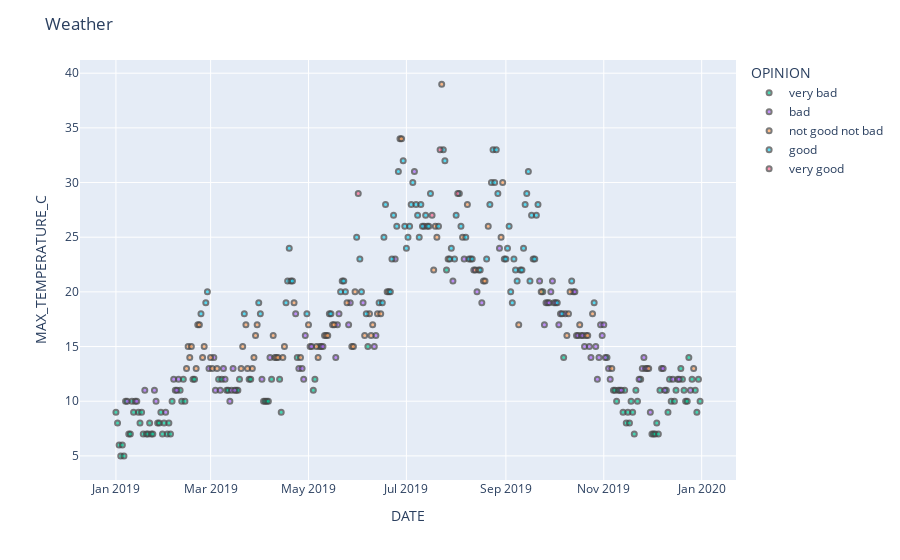

The notebook cell this image was saved under:
### Markdown cell above
## Scatterplot - Add color, title and legend
Need some help ? Go [there for colors](https://plotly.com/python/discrete-color/#directly-mapping-colors-to-data-values) or[ there for labels](https://plotly.com/python/text-and-annotations/)

Maybe [this example](https://plotly.com/python/line-and-scatter/#set-size-and-color-with-column-names) is a good one.

### Code cell
# Let's draw a simple scatterplot. You know scatterplot, you did a lot with Matplotlib and Seaborn.
# Yes, but here, it's interactive scatterplot.
# Try to draw a rectangle to zoom on the chart, move your mouse over the chart to display values, it's pretty impressive !

fig = px.scatter(data_frame=df_weather, x="DATE", y="MAX_TEMPERATURE_C", color="OPINION",
                 color_discrete_map={"pretty good": "green", "otherwise": "red"})

fig.update_traces(marker=dict(size=5, opacity=0.7, line=dict(width=2)))

fig.update_layout(title="Weather")

fig.show()

# This time, it's no more plt.show(), we're well on Plotly

# Now, you have to add different colors by Opinion, add a main center title, axis title,
# and change the color with readable values (green when the opinions are pretty good, et red otherwise)

### Figure 1 — Plotly figure (JSON) as saved in the notebook; plotly's stock layout.template omitted (floating-point values rounded to 4 significant figures)
{"data": [{"hovertemplate": "OPINION=very bad<br>DATE=%{x}<br>MAX_TEMPERATURE_C=%{y}<extra></extra>", "legendgroup": "very bad", "marker": {"color": "#00cc96", "line": {"width": 2}, "opacity": 0.7, "size": 5, "symbol": "circle"}, "mode": "markers", "name": "very bad", "orientation": "v", "showlegend": true, "type": "scatter", "x": ["2019-01-01", "2019-01-02", "2019-01-03", "2019-01-04", "2019-01-05", "2019-01-06", "2019-01-07", "2019-01-09", "2019-01-10", "2019-01-11", "2019-01-12", "2019-01-15", "2019-01-16", "2019-01-17", "2019-01-18", "2019-01-20", "2019-01-21", "2019-01-22", "2019-01-23", "2019-01-24", "2019-01-27", "2019-01-28", "2019-01-29", "2019-01-30", "2019-01-31", "2019-02-02", "2019-02-03", "2019-02-04", "2019-02-05", "2019-02-10", "2019-02-11", "2019-02-12", "2019-02-13", "2019-02-18", "2019-02-19", "2019-03-06", "2019-03-08", "2019-03-11", "2019-03-12", "2019-03-17", "2019-03-18", "2019-03-19", "2019-03-25", "2019-03-26", "2019-04-03", "2019-04-04", "2019-04-05", "2019-04-06", "2019-04-08", "2019-04-13", "2019-04-14", "2019-04-24", "2019-05-04", "2019-05-05", "2019-05-08", "2019-06-07", "2019-07-26", "2019-09-24", "2019-10-07", "2019-11-03", "2019-11-07", "2019-11-08", "2019-11-09", "2019-11-10", "2019-11-13", "2019-11-14", "2019-11-15", "2019-11-16", "2019-11-17", "2019-11-18", "2019-11-19", "2019-11-20", "2019-11-21", "2019-11-22", "2019-11-24", "2019-12-01", "2019-12-02", "2019-12-03", "2019-12-04", "2019-12-05", "2019-12-06", "2019-12-10", "2019-12-11", "2019-12-12", "2019-12-13", "2019-12-15", "2019-12-16", "2019-12-19", "2019-12-20", "2019-12-21", "2019-12-22", "2019-12-23", "2019-12-24", "2019-12-26", "2019-12-28", "2019-12-29", "2019-12-30", "2019-12-31"], "xaxis": "x", "y": [9, 8, 6, 5, 6, 5, 10, 7, 7, 10, 9, 9, 8, 9, 7, 7, 7, 8, 7, 7, 8, 8, 9, 7, 8, 7, 8, 7, 10, 11, 10, 12, 10, 12, 12, 12, 12, 11, 11, 11, 11, 12, 12, 12, 10, 10, 10, 10, 12, 12, 9, 14, 11, 12, 15, 15, 22, 20, 14, 14, 11, 11, 10, 11, 9, 11, 8, 9, 8, 10, 9, 7, 11, 10, 12, 7, 7, 7, 8, 7, 11, 11, 9, 12, 10, 10, 11, 13, 12, 11, 10, 10, 14, 12, 11, 9, 12, 10], "yaxis": "y"}, {"hovertemplate": "OPINION=bad<br>DATE=%{x}<br>MAX_TEMPERATURE_C=%{y}<extra></extra>", "legendgroup": "bad", "marker": {"color": "#ab63fa", "line": {"width": 2}, "opacity": 0.7, "size": 5, "symbol": "circle"}, "mode": "markers", "name": "bad", "orientation": "v", "showlegend": true, "type": "scatter", "x": ["2019-01-08", "2019-01-13", "2019-01-14", "2019-01-19", "2019-01-25", "2019-01-26", "2019-02-01", "2019-02-06", "2019-02-07", "2019-02-08", "2019-02-09", "2019-02-28", "2019-03-03", "2019-03-04", "2019-03-07", "2019-03-09", "2019-03-10", "2019-03-13", "2019-03-14", "2019-03-15", "2019-03-16", "2019-04-02", "2019-04-07", "2019-04-23", "2019-04-25", "2019-04-27", "2019-04-28", "2019-04-29", "2019-05-02", "2019-05-03", "2019-05-09", "2019-05-10", "2019-05-18", "2019-05-19", "2019-05-20", "2019-05-26", "2019-05-27", "2019-06-04", "2019-06-11", "2019-06-12", "2019-06-24", "2019-07-06", "2019-07-12", "2019-07-30", "2019-08-06", "2019-08-12", "2019-08-14", "2019-08-17", "2019-08-28", "2019-09-22", "2019-09-25", "2019-09-26", "2019-09-27", "2019-09-28", "2019-09-29", "2019-09-30", "2019-10-01", "2019-10-02", "2019-10-04", "2019-10-05", "2019-10-08", "2019-10-13", "2019-10-14", "2019-10-15", "2019-10-16", "2019-10-18", "2019-10-19", "2019-10-20", "2019-10-23", "2019-10-24", "2019-10-27", "2019-10-28", "2019-10-29", "2019-10-30", "2019-10-31", "2019-11-01", "2019-11-02", "2019-11-04", "2019-11-05", "2019-11-11", "2019-11-12", "2019-11-23", "2019-11-25", "2019-11-26", "2019-11-27", "2019-11-28", "2019-11-30", "2019-12-07", "2019-12-08", "2019-12-09", "2019-12-14", "2019-12-17", "2019-12-18", "2019-12-25"], "xaxis": "x", "y": [10, 10, 10, 11, 11, 10, 9, 12, 11, 11, 12, 13, 14, 11, 11, 13, 12, 10, 11, 13, 11, 12, 14, 18, 13, 13, 12, 16, 15, 15, 15, 15, 14, 17, 18, 17, 19, 19, 15, 16, 23, 31, 26, 21, 23, 22, 20, 19, 24, 21, 17, 19, 19, 19, 20, 21, 19, 19, 17, 18, 18, 20, 20, 16, 16, 16, 16, 15, 15, 14, 15, 12, 14, 17, 16, 17, 14, 13, 12, 11, 11, 12, 13, 14, 13, 13, 9, 13, 13, 11, 12, 12, 12, 11], "yaxis": "y"}, {"hovertemplate": "OPINION=not good not bad<br>DATE=%{x}<br>MAX_TEMPERATURE_C=%{y}<extra></extra>", "legendgroup": "not good not bad", "marker": {"color": "#FFA15A", "line": {"width": 2}, "opacity": 0.7, "size": 5, "symbol": "circle"}, "mode": "markers", "name": "not good not bad", "orientation": "v", "showlegend": true, "type": "scatter", "x": ["2019-02-14", "2019-02-15", "2019-02-16", "2019-02-17", "2019-02-20", "2019-02-21", "2019-02-22", "2019-02-24", "2019-02-25", "2019-03-01", "2019-03-02", "2019-03-05", "2019-03-20", "2019-03-21", "2019-03-23", "2019-03-24", "2019-03-27", "2019-03-28", "2019-03-29", "2019-03-30", "2019-04-09", "2019-04-10", "2019-04-11", "2019-04-12", "2019-04-15", "2019-04-16", "2019-04-22", "2019-04-26", "2019-05-01", "2019-05-06", "2019-05-07", "2019-05-11", "2019-05-12", "2019-05-13", "2019-05-16", "2019-05-17", "2019-05-25", "2019-05-28", "2019-05-29", "2019-05-30", "2019-06-05", "2019-06-08", "2019-06-09", "2019-06-10", "2019-06-13", "2019-06-15", "2019-06-19", "2019-06-27", "2019-06-28", "2019-07-18", "2019-07-19", "2019-07-20", "2019-07-23", "2019-07-27", "2019-08-05", "2019-08-08", "2019-08-10", "2019-08-13", "2019-08-15", "2019-08-18", "2019-08-19", "2019-08-21", "2019-08-29", "2019-08-30", "2019-09-09", "2019-09-23", "2019-10-09", "2019-10-10", "2019-10-11", "2019-10-17", "2019-10-21", "2019-10-22", "2019-10-25", "2019-11-06", "2019-11-29", "2019-12-27"], "xaxis": "x", "y": [13, 15, 14, 15, 13, 17, 17, 14, 15, 14, 13, 13, 13, 15, 17, 13, 13, 14, 16, 17, 16, 14, 14, 14, 14, 15, 19, 14, 17, 15, 14, 16, 16, 16, 17, 17, 19, 15, 15, 20, 16, 18, 16, 17, 18, 18, 20, 34, 34, 22, 26, 25, 39, 23, 25, 28, 23, 22, 22, 21, 21, 26, 25, 30, 17, 20, 16, 18, 20, 17, 16, 16, 18, 13, 13, 13], "yaxis": "y"}, {"hovertemplate": "OPINION=good<br>DATE=%{x}<br>MAX_TEMPERATURE_C=%{y}<extra></extra>", "legendgroup": "good", "marker": {"color": "#19d3f3", "line": {"width": 2}, "opacity": 0.7, "size": 5, "symbol": "circle"}, "mode": "markers", "name": "good", "orientation": "v", "showlegend": true, "type": "scatter", "x": ["2019-02-23", "2019-02-26", "2019-02-27", "2019-03-22", "2019-03-31", "2019-04-01", "2019-04-17", "2019-04-18", "2019-04-19", "2019-04-20", "2019-04-21", "2019-04-30", "2019-05-14", "2019-05-15", "2019-05-21", "2019-05-22", "2019-05-23", "2019-05-24", "2019-05-31", "2019-06-02", "2019-06-03", "2019-06-06", "2019-06-14", "2019-06-16", "2019-06-17", "2019-06-18", "2019-06-20", "2019-06-21", "2019-06-22", "2019-06-23", "2019-06-25", "2019-06-26", "2019-06-29", "2019-06-30", "2019-07-01", "2019-07-02", "2019-07-03", "2019-07-04", "2019-07-05", "2019-07-07", "2019-07-08", "2019-07-09", "2019-07-10", "2019-07-11", "2019-07-13", "2019-07-14", "2019-07-15", "2019-07-16", "2019-07-21", "2019-07-24", "2019-07-25", "2019-07-28", "2019-07-29", "2019-07-31", "2019-08-01", "2019-08-03", "2019-08-04", "2019-08-07", "2019-08-09", "2019-08-11", "2019-08-16", "2019-08-20", "2019-08-22", "2019-08-23", "2019-08-24", "2019-08-25", "2019-08-26", "2019-08-27", "2019-08-31", "2019-09-01", "2019-09-02", "2019-09-03", "2019-09-04", "2019-09-05", "2019-09-06", "2019-09-07", "2019-09-08", "2019-09-10", "2019-09-11", "2019-09-12", "2019-09-13", "2019-09-14", "2019-09-15", "2019-09-16", "2019-09-17", "2019-09-18", "2019-09-19", "2019-09-20", "2019-09-21", "2019-10-03", "2019-10-06", "2019-10-12", "2019-10-26"], "xaxis": "x", "y": [18, 19, 20, 18, 19, 18, 19, 21, 24, 21, 21, 18, 18, 18, 20, 21, 21, 20, 25, 23, 20, 18, 19, 19, 25, 28, 20, 20, 23, 27, 26, 31, 32, 26, 24, 25, 26, 28, 30, 28, 27, 25, 28, 26, 27, 26, 26, 29, 26, 33, 32, 23, 24, 23, 27, 29, 26, 25, 23, 23, 22, 23, 28, 30, 33, 30, 33, 29, 23, 23, 24, 26, 20, 19, 23, 22, 21, 22, 22, 24, 28, 29, 31, 21, 27, 23, 23, 27, 28, 19, 18, 21, 19], "yaxis": "y"}, {"hovertemplate": "OPINION=very good<br>DATE=%{x}<br>MAX_TEMPERATURE_C=%{y}<extra></extra>", "legendgroup": "very good", "marker": {"color": "#FF6692", "line": {"width": 2}, "opacity": 0.7, "size": 5, "symbol": "circle"}, "mode": "markers", "name": "very good", "orientation": "v", "showlegend": true, "type": "scatter", "x": ["2019-06-01", "2019-07-17", "2019-07-22", "2019-08-02"], "xaxis": "x", "y": [29, 27, 33, 29], "yaxis": "y"}], "layout": {"legend": {"title": {"text": "OPINION"}, "tracegroupgap": 0}, "margin": {"t": 60}, "title": {"text": "Weather"}, "xaxis": {"anchor": "y", "domain": [0, 1], "title": {"text": "DATE"}}, "yaxis": {"anchor": "x", "domain": [0, 1], "title": {"text": "MAX_TEMPERATURE_C"}}}}
